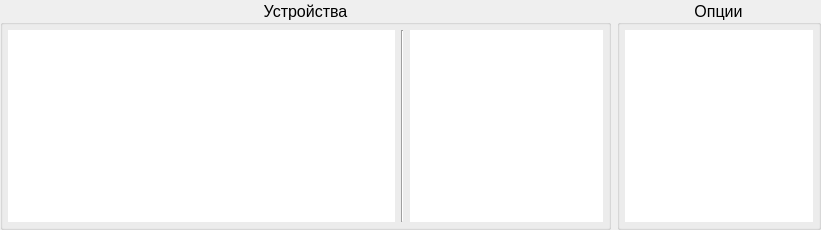
         <widget class="QWidget" name="bottomAdjustmentWidget" native="true">
          <property name="sizePolicy">
           <sizepolicy hsizetype="Preferred" vsizetype="Preferred">
            <horstretch>0</horstretch>
            <verstretch>2</verstretch>
           </sizepolicy>
          </property>
          <layout class="QHBoxLayout" name="horizontalLayout_5">
           <property name="leftMargin">
            <number>0</number>
           </property>
           <property name="topMargin">
            <number>0</number>
           </property>
           <property name="rightMargin">
            <number>0</number>
           </property>
           <property name="bottomMargin">
            <number>0</number>
           </property>
           <item>
            <widget class="QGroupBox" name="devicesGroupBox">
             <property name="sizePolicy">
              <sizepolicy hsizetype="Preferred" vsizetype="Preferred">
               <horstretch>3</horstretch>
               <verstretch>0</verstretch>
              </sizepolicy>
             </property>
             <property name="font">
              <font>
               <pointsize>12</pointsize>
              </font>
             </property>
             <property name="title">
              <string>Устройства</string>
             </property>
             <property name="alignment">
              <set>Qt::AlignCenter</set>
             </property>
             <layout class="QHBoxLayout" name="horizontalLayout_4">
              <property name="leftMargin">
               <number>5</number>
              </property>
              <property name="topMargin">
               <number>5</number>
              </property>
              <property name="rightMargin">
               <number>5</number>
              </property>
              <property name="bottomMargin">
               <number>5</number>
              </property>
              <item>
               <widget class="QListWidget" name="spindelsListWidget">
                <property name="sizePolicy">
                 <sizepolicy hsizetype="Preferred" vsizetype="Expanding">
                  <horstretch>2</horstretch>
                  <verstretch>0</verstretch>
                 </sizepolicy>
                </property>
                <property name="frameShape">
                 <enum>QFrame::NoFrame</enum>
                </property>
                <property name="editTriggers">
                 <set>QAbstractItemView::NoEditTriggers</set>
                </property>
                <property name="selectionMode">
                 <enum>QAbstractItemView::NoSelection</enum>
                </property>
                <property name="spacing">
                 <number>1</number>
                </property>
                <property name="viewMode">
                 <enum>QListView::ListMode</enum>
                </property>
               </widget>
              </item>
              <item>
               <widget class="Line" name="line">
                <property name="frameShadow">
                 <enum>QFrame::Sunken</enum>
                </property>
                <property name="orientation">
                 <enum>Qt::Vertical</enum>
                </property>
               </widget>
              </item>
              <item>
               <widget class="QListWidget" name="supportDevicesListWidget">
                <property name="sizePolicy">
                 <sizepolicy hsizetype="Preferred" vsizetype="Expanding">
                  <horstretch>1</horstretch>
                  <verstretch>0</verstretch>
                 </sizepolicy>
                </property>
                <property name="frameShape">
                 <enum>QFrame::NoFrame</enum>
                </property>
                <property name="alternatingRowColors">
                 <bool>false</bool>
                </property>
                <property name="selectionMode">
                 <enum>QAbstractItemView::NoSelection</enum>
                </property>
                <property name="spacing">
                 <number>1</number>
                </property>
               </widget>
              </item>
             </layout>
            </widget>
           </item>
           <item>
            <widget class="QGroupBox" name="optionsGroupBox">
             <property name="sizePolicy">
              <sizepolicy hsizetype="Preferred" vsizetype="Preferred">
               <horstretch>1</horstretch>
               <verstretch>0</verstretch>
              </sizepolicy>
             </property>
             <property name="font">
              <font>
               <pointsize>12</pointsize>
              </font>
             </property>
             <property name="title">
              <string>Опции</string>
             </property>
             <property name="alignment">
              <set>Qt::AlignCenter</set>
             </property>
             <layout class="QVBoxLayout" name="verticalLayout_21">
              <property name="leftMargin">
               <number>5</number>
              </property>
              <property name="topMargin">
               <number>5</number>
              </property>
              <property name="rightMargin">
               <number>5</number>
              </property>
              <property name="bottomMargin">
               <number>5</number>
              </property>
              <item>
               <widget class="QListWidget" name="optionsListWidget">
                <property name="minimumSize">
                 <size>
                  <width>0</width>
                  <height>50</height>
                 </size>
                </property>
                <property name="frameShape">
                 <enum>QFrame::NoFrame</enum>
                </property>
                <property name="showDropIndicator" stdset="0">
                 <bool>false</bool>
                </property>
                <property name="defaultDropAction">
                 <enum>Qt::IgnoreAction</enum>
                </property>
                <property name="alternatingRowColors">
                 <bool>false</bool>
                </property>
                <property name="selectionMode">
                 <enum>QAbstractItemView::NoSelection</enum>
                </property>
                <property name="flow">
                 <enum>QListView::TopToBottom</enum>
                </property>
                <property name="layoutMode">
                 <enum>QListView::SinglePass</enum>
                </property>
                <property name="spacing">
                 <number>1</number>
                </property>
                <property name="viewMode">
                 <enum>QListView::ListMode</enum>
                </property>
                <property name="modelColumn">
                 <number>0</number>
                </property>
                <property name="uniformItemSizes">
                 <bool>false</bool>
                </property>
                <property name="wordWrap">
                 <bool>false</bool>
                </property>
               </widget>
              </item>
             </layout>
            </widget>
           </item>
          </layout>
         </widget>
